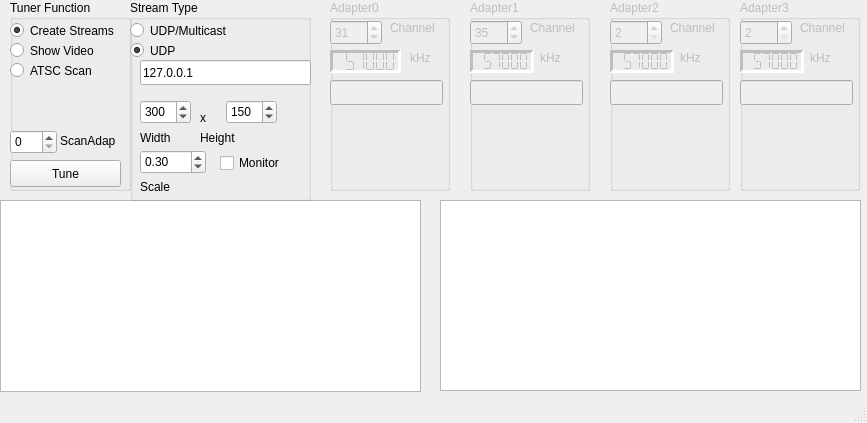
<?xml version="1.0" encoding="UTF-8"?>
<ui version="4.0">
 <class>tts</class>
 <widget class="QMainWindow" name="tts">
  <property name="windowModality">
   <enum>Qt::NonModal</enum>
  </property>
  <property name="geometry">
   <rect>
    <x>0</x>
    <y>0</y>
    <width>867</width>
    <height>423</height>
   </rect>
  </property>
  <property name="windowTitle">
   <string>ttstreamer</string>
  </property>
  <property name="windowIcon">
   <iconset>
    <normaloff>../../../media/andy/Seagate Backup Plus Drive/Pictures/2012-7-6-1043-6633946.jpg</normaloff>../../../media/andy/Seagate Backup Plus Drive/Pictures/2012-7-6-1043-6633946.jpg</iconset>
  </property>
  <widget class="QWidget" name="centralWidget">
   <widget class="QGroupBox" name="FunctiongroupBox">
    <property name="geometry">
     <rect>
      <x>10</x>
      <y>0</y>
      <width>121</width>
      <height>191</height>
     </rect>
    </property>
    <property name="title">
     <string>Tuner Function</string>
    </property>
    <widget class="QRadioButton" name="ATSCscanradioButt">
     <property name="enabled">
      <bool>true</bool>
     </property>
     <property name="geometry">
      <rect>
       <x>0</x>
       <y>60</y>
       <width>105</width>
       <height>21</height>
      </rect>
     </property>
     <property name="text">
      <string>ATSC Scan</string>
     </property>
     <property name="checked">
      <bool>false</bool>
     </property>
    </widget>
    <widget class="QRadioButton" name="showStreamradioButt">
     <property name="geometry">
      <rect>
       <x>0</x>
       <y>40</y>
       <width>121</width>
       <height>21</height>
      </rect>
     </property>
     <property name="text">
      <string>Show Video</string>
     </property>
    </widget>
    <widget class="QPushButton" name="pushButton">
     <property name="geometry">
      <rect>
       <x>0</x>
       <y>160</y>
       <width>111</width>
       <height>27</height>
      </rect>
     </property>
     <property name="text">
      <string>Tune</string>
     </property>
    </widget>
    <widget class="QRadioButton" name="createStreamsradioButt">
     <property name="enabled">
      <bool>true</bool>
     </property>
     <property name="geometry">
      <rect>
       <x>0</x>
       <y>20</y>
       <width>121</width>
       <height>21</height>
      </rect>
     </property>
     <property name="text">
      <string>Create Streams</string>
     </property>
     <property name="checked">
      <bool>true</bool>
     </property>
    </widget>
    <widget class="QSpinBox" name="scan_adapter_spinBox">
     <property name="geometry">
      <rect>
       <x>0</x>
       <y>130</y>
       <width>47</width>
       <height>24</height>
      </rect>
     </property>
     <property name="maximum">
      <number>3</number>
     </property>
    </widget>
    <widget class="QLabel" name="label_13">
     <property name="geometry">
      <rect>
       <x>50</x>
       <y>130</y>
       <width>71</width>
       <height>21</height>
      </rect>
     </property>
     <property name="text">
      <string>ScanAdap</string>
     </property>
    </widget>
   </widget>
   <widget class="QGroupBox" name="tunerAgroupBox">
    <property name="enabled">
     <bool>false</bool>
    </property>
    <property name="geometry">
     <rect>
      <x>330</x>
      <y>0</y>
      <width>120</width>
      <height>191</height>
     </rect>
    </property>
    <property name="title">
     <string>Adapter0</string>
    </property>
    <widget class="QSpinBox" name="channelAspinBox">
     <property name="geometry">
      <rect>
       <x>0</x>
       <y>20</y>
       <width>52</width>
       <height>25</height>
      </rect>
     </property>
     <property name="palette">
      <palette>
       <active>
        <colorrole role="HighlightedText">
         <brush brushstyle="SolidPattern">
          <color alpha="255">
           <red>170</red>
           <green>0</green>
           <blue>0</blue>
          </color>
         </brush>
        </colorrole>
       </active>
       <inactive>
        <colorrole role="HighlightedText">
         <brush brushstyle="SolidPattern">
          <color alpha="255">
           <red>170</red>
           <green>0</green>
           <blue>0</blue>
          </color>
         </brush>
        </colorrole>
       </inactive>
       <disabled>
        <colorrole role="HighlightedText">
         <brush brushstyle="SolidPattern">
          <color alpha="255">
           <red>170</red>
           <green>0</green>
           <blue>0</blue>
          </color>
         </brush>
        </colorrole>
       </disabled>
      </palette>
     </property>
     <property name="font">
      <font>
       <kerning>true</kerning>
      </font>
     </property>
     <property name="cursor">
      <cursorShape>ArrowCursor</cursorShape>
     </property>
     <property name="mouseTracking">
      <bool>true</bool>
     </property>
     <property name="focusPolicy">
      <enum>Qt::WheelFocus</enum>
     </property>
     <property name="contextMenuPolicy">
      <enum>Qt::DefaultContextMenu</enum>
     </property>
     <property name="autoFillBackground">
      <bool>false</bool>
     </property>
     <property name="inputMethodHints">
      <set>Qt::ImhDigitsOnly</set>
     </property>
     <property name="wrapping">
      <bool>false</bool>
     </property>
     <property name="readOnly">
      <bool>false</bool>
     </property>
     <property name="keyboardTracking">
      <bool>true</bool>
     </property>
     <property name="minimum">
      <number>2</number>
     </property>
     <property name="maximum">
      <number>51</number>
     </property>
     <property name="value">
      <number>31</number>
     </property>
    </widget>
    <widget class="QLabel" name="label">
     <property name="geometry">
      <rect>
       <x>60</x>
       <y>20</y>
       <width>57</width>
       <height>15</height>
      </rect>
     </property>
     <property name="text">
      <string>Channel</string>
     </property>
    </widget>
    <widget class="QLCDNumber" name="FrequencyA">
     <property name="geometry">
      <rect>
       <x>0</x>
       <y>50</y>
       <width>71</width>
       <height>23</height>
      </rect>
     </property>
     <property name="frameShape">
      <enum>QFrame::Panel</enum>
     </property>
     <property name="frameShadow">
      <enum>QFrame::Sunken</enum>
     </property>
     <property name="lineWidth">
      <number>3</number>
     </property>
     <property name="digitCount">
      <number>6</number>
     </property>
     <property name="segmentStyle">
      <enum>QLCDNumber::Flat</enum>
     </property>
     <property name="value" stdset="0">
      <double>57000.000000000000000</double>
     </property>
     <property name="intValue" stdset="0">
      <number>57000</number>
     </property>
    </widget>
    <widget class="QLabel" name="label_2">
     <property name="geometry">
      <rect>
       <x>80</x>
       <y>50</y>
       <width>57</width>
       <height>15</height>
      </rect>
     </property>
     <property name="text">
      <string>kHz</string>
     </property>
    </widget>
    <widget class="QLineEdit" name="tunerNameA">
     <property name="geometry">
      <rect>
       <x>0</x>
       <y>80</y>
       <width>113</width>
       <height>25</height>
      </rect>
     </property>
    </widget>
   </widget>
   <widget class="QGroupBox" name="tunerBgroupBox">
    <property name="enabled">
     <bool>false</bool>
    </property>
    <property name="geometry">
     <rect>
      <x>470</x>
      <y>0</y>
      <width>120</width>
      <height>191</height>
     </rect>
    </property>
    <property name="title">
     <string>Adapter1</string>
    </property>
    <widget class="QSpinBox" name="channelBspinBox">
     <property name="geometry">
      <rect>
       <x>0</x>
       <y>20</y>
       <width>52</width>
       <height>25</height>
      </rect>
     </property>
     <property name="minimum">
      <number>2</number>
     </property>
     <property name="maximum">
      <number>51</number>
     </property>
     <property name="value">
      <number>35</number>
     </property>
    </widget>
    <widget class="QLCDNumber" name="FrequencyB">
     <property name="geometry">
      <rect>
       <x>0</x>
       <y>50</y>
       <width>64</width>
       <height>23</height>
      </rect>
     </property>
     <property name="frameShape">
      <enum>QFrame::Panel</enum>
     </property>
     <property name="frameShadow">
      <enum>QFrame::Sunken</enum>
     </property>
     <property name="lineWidth">
      <number>3</number>
     </property>
     <property name="digitCount">
      <number>6</number>
     </property>
     <property name="segmentStyle">
      <enum>QLCDNumber::Flat</enum>
     </property>
     <property name="value" stdset="0">
      <double>57000.000000000000000</double>
     </property>
    </widget>
    <widget class="QLabel" name="label_3">
     <property name="geometry">
      <rect>
       <x>60</x>
       <y>20</y>
       <width>57</width>
       <height>15</height>
      </rect>
     </property>
     <property name="text">
      <string>Channel</string>
     </property>
    </widget>
    <widget class="QLabel" name="label_4">
     <property name="geometry">
      <rect>
       <x>70</x>
       <y>50</y>
       <width>57</width>
       <height>15</height>
      </rect>
     </property>
     <property name="text">
      <string>kHz</string>
     </property>
    </widget>
    <widget class="QLineEdit" name="tunerNameB">
     <property name="geometry">
      <rect>
       <x>0</x>
       <y>80</y>
       <width>113</width>
       <height>25</height>
      </rect>
     </property>
    </widget>
   </widget>
   <widget class="QTextBrowser" name="textBrowser">
    <property name="geometry">
     <rect>
      <x>0</x>
      <y>200</y>
      <width>421</width>
      <height>192</height>
     </rect>
    </property>
    <property name="frameShadow">
     <enum>QFrame::Sunken</enum>
    </property>
    <property name="lineWidth">
     <number>3</number>
    </property>
    <property name="documentTitle">
     <string/>
    </property>
   </widget>
   <widget class="QGroupBox" name="tunerCgroupBox">
    <property name="enabled">
     <bool>false</bool>
    </property>
    <property name="geometry">
     <rect>
      <x>610</x>
      <y>0</y>
      <width>120</width>
      <height>191</height>
     </rect>
    </property>
    <property name="title">
     <string>Adapter2</string>
    </property>
    <widget class="QSpinBox" name="channelCspinBox">
     <property name="geometry">
      <rect>
       <x>0</x>
       <y>20</y>
       <width>52</width>
       <height>25</height>
      </rect>
     </property>
     <property name="minimum">
      <number>2</number>
     </property>
     <property name="maximum">
      <number>51</number>
     </property>
    </widget>
    <widget class="QLCDNumber" name="FrequencyC">
     <property name="geometry">
      <rect>
       <x>0</x>
       <y>50</y>
       <width>64</width>
       <height>23</height>
      </rect>
     </property>
     <property name="frameShape">
      <enum>QFrame::Panel</enum>
     </property>
     <property name="frameShadow">
      <enum>QFrame::Sunken</enum>
     </property>
     <property name="lineWidth">
      <number>3</number>
     </property>
     <property name="digitCount">
      <number>6</number>
     </property>
     <property name="segmentStyle">
      <enum>QLCDNumber::Flat</enum>
     </property>
     <property name="value" stdset="0">
      <double>57000.000000000000000</double>
     </property>
    </widget>
    <widget class="QLabel" name="label_5">
     <property name="geometry">
      <rect>
       <x>60</x>
       <y>20</y>
       <width>57</width>
       <height>15</height>
      </rect>
     </property>
     <property name="text">
      <string>Channel</string>
     </property>
    </widget>
    <widget class="QLabel" name="label_6">
     <property name="geometry">
      <rect>
       <x>70</x>
       <y>50</y>
       <width>57</width>
       <height>15</height>
      </rect>
     </property>
     <property name="text">
      <string>kHz</string>
     </property>
    </widget>
    <widget class="QLineEdit" name="tunerNameC">
     <property name="geometry">
      <rect>
       <x>0</x>
       <y>80</y>
       <width>113</width>
       <height>25</height>
      </rect>
     </property>
    </widget>
   </widget>
   <widget class="QGroupBox" name="tunerDgroupBox">
    <property name="enabled">
     <bool>false</bool>
    </property>
    <property name="geometry">
     <rect>
      <x>740</x>
      <y>0</y>
      <width>120</width>
      <height>191</height>
     </rect>
    </property>
    <property name="title">
     <string>Adapter3</string>
    </property>
    <widget class="QSpinBox" name="channelDspinBox">
     <property name="geometry">
      <rect>
       <x>0</x>
       <y>20</y>
       <width>52</width>
       <height>25</height>
      </rect>
     </property>
     <property name="minimum">
      <number>2</number>
     </property>
     <property name="maximum">
      <number>51</number>
     </property>
    </widget>
    <widget class="QLCDNumber" name="FrequencyD">
     <property name="geometry">
      <rect>
       <x>0</x>
       <y>50</y>
       <width>64</width>
       <height>23</height>
      </rect>
     </property>
     <property name="frameShape">
      <enum>QFrame::Panel</enum>
     </property>
     <property name="frameShadow">
      <enum>QFrame::Sunken</enum>
     </property>
     <property name="lineWidth">
      <number>3</number>
     </property>
     <property name="digitCount">
      <number>6</number>
     </property>
     <property name="segmentStyle">
      <enum>QLCDNumber::Flat</enum>
     </property>
     <property name="value" stdset="0">
      <double>57000.000000000000000</double>
     </property>
    </widget>
    <widget class="QLabel" name="label_7">
     <property name="geometry">
      <rect>
       <x>60</x>
       <y>20</y>
       <width>57</width>
       <height>15</height>
      </rect>
     </property>
     <property name="text">
      <string>Channel</string>
     </property>
    </widget>
    <widget class="QLabel" name="label_8">
     <property name="geometry">
      <rect>
       <x>70</x>
       <y>50</y>
       <width>57</width>
       <height>15</height>
      </rect>
     </property>
     <property name="text">
      <string>kHz</string>
     </property>
    </widget>
    <widget class="QLineEdit" name="tunerNameD">
     <property name="geometry">
      <rect>
       <x>0</x>
       <y>80</y>
       <width>113</width>
       <height>25</height>
      </rect>
     </property>
    </widget>
   </widget>
   <widget class="QTextBrowser" name="textBrowser1">
    <property name="geometry">
     <rect>
      <x>440</x>
      <y>200</y>
      <width>421</width>
      <height>191</height>
     </rect>
    </property>
    <property name="tabChangesFocus">
     <bool>true</bool>
    </property>
   </widget>
   <widget class="QGroupBox" name="streamGroupBox">
    <property name="enabled">
     <bool>true</bool>
    </property>
    <property name="geometry">
     <rect>
      <x>130</x>
      <y>0</y>
      <width>181</width>
      <height>201</height>
     </rect>
    </property>
    <property name="autoFillBackground">
     <bool>false</bool>
    </property>
    <property name="title">
     <string>Stream Type</string>
    </property>
    <widget class="QRadioButton" name="udpm_Button">
     <property name="geometry">
      <rect>
       <x>0</x>
       <y>20</y>
       <width>121</width>
       <height>21</height>
      </rect>
     </property>
     <property name="text">
      <string>UDP/Multicast</string>
     </property>
     <property name="checked">
      <bool>false</bool>
     </property>
    </widget>
    <widget class="QRadioButton" name="udpButton">
     <property name="geometry">
      <rect>
       <x>0</x>
       <y>40</y>
       <width>51</width>
       <height>21</height>
      </rect>
     </property>
     <property name="text">
      <string>UDP</string>
     </property>
     <property name="checked">
      <bool>true</bool>
     </property>
    </widget>
    <widget class="QLineEdit" name="IPlineEdit">
     <property name="geometry">
      <rect>
       <x>10</x>
       <y>60</y>
       <width>171</width>
       <height>25</height>
      </rect>
     </property>
     <property name="text">
      <string>127.0.0.1</string>
     </property>
    </widget>
    <widget class="QSpinBox" name="width_spinBox">
     <property name="geometry">
      <rect>
       <x>10</x>
       <y>100</y>
       <width>51</width>
       <height>24</height>
      </rect>
     </property>
     <property name="maximum">
      <number>640</number>
     </property>
     <property name="singleStep">
      <number>10</number>
     </property>
     <property name="value">
      <number>300</number>
     </property>
    </widget>
    <widget class="QSpinBox" name="height_spinBox">
     <property name="geometry">
      <rect>
       <x>96</x>
       <y>100</y>
       <width>51</width>
       <height>24</height>
      </rect>
     </property>
     <property name="maximum">
      <number>480</number>
     </property>
     <property name="singleStep">
      <number>10</number>
     </property>
     <property name="value">
      <number>150</number>
     </property>
    </widget>
    <widget class="QLabel" name="label_9">
     <property name="geometry">
      <rect>
       <x>10</x>
       <y>130</y>
       <width>41</width>
       <height>16</height>
      </rect>
     </property>
     <property name="text">
      <string>Width</string>
     </property>
    </widget>
    <widget class="QLabel" name="label_10">
     <property name="geometry">
      <rect>
       <x>70</x>
       <y>110</y>
       <width>16</width>
       <height>16</height>
      </rect>
     </property>
     <property name="text">
      <string>x</string>
     </property>
    </widget>
    <widget class="QLabel" name="label_11">
     <property name="geometry">
      <rect>
       <x>70</x>
       <y>130</y>
       <width>51</width>
       <height>16</height>
      </rect>
     </property>
     <property name="text">
      <string>Height</string>
     </property>
    </widget>
    <widget class="QDoubleSpinBox" name="ScaleSpinBox">
     <property name="geometry">
      <rect>
       <x>10</x>
       <y>150</y>
       <width>66</width>
       <height>24</height>
      </rect>
     </property>
     <property name="minimum">
      <double>0.100000000000000</double>
     </property>
     <property name="maximum">
      <double>1.000000000000000</double>
     </property>
     <property name="singleStep">
      <double>0.050000000000000</double>
     </property>
     <property name="value">
      <double>0.300000000000000</double>
     </property>
    </widget>
    <widget class="QLabel" name="label_12">
     <property name="geometry">
      <rect>
       <x>10</x>
       <y>180</y>
       <width>59</width>
       <height>14</height>
      </rect>
     </property>
     <property name="text">
      <string>Scale</string>
     </property>
    </widget>
    <widget class="QCheckBox" name="moncheckBox">
     <property name="geometry">
      <rect>
       <x>90</x>
       <y>150</y>
       <width>89</width>
       <height>26</height>
      </rect>
     </property>
     <property name="text">
      <string>Monitor</string>
     </property>
    </widget>
   </widget>
  </widget>
  <widget class="QStatusBar" name="statusBar"/>
 </widget>
 <layoutdefault spacing="6" margin="11"/>
 <tabstops>
  <tabstop>pushButton</tabstop>
  <tabstop>channelAspinBox</tabstop>
  <tabstop>channelBspinBox</tabstop>
  <tabstop>channelCspinBox</tabstop>
  <tabstop>channelDspinBox</tabstop>
  <tabstop>showStreamradioButt</tabstop>
  <tabstop>ATSCscanradioButt</tabstop>
  <tabstop>textBrowser</tabstop>
  <tabstop>textBrowser</tabstop>
 </tabstops>
 <resources/>
 <connections/>
</ui>
